Frame 1 (no input): blank canvas, image omitted
Frame 60 (the mouse pressed at the canvas centre just before this capture): blank canvas, image omitted
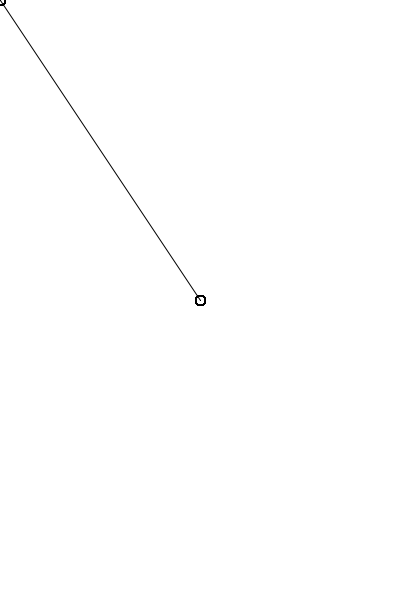
Frame 120 (the mouse held since frame 60 and released just before this capture)

The Processing sketch whose frames 1 and 60 were blank and that drew this single picture after the mouse press (run headless with seeded random() and noise(); from frame 60 on, the mouse is pressed at the canvas centre):

// Processing sketch: ej07a_lapiz
// ── ej07a_lapiz.pde

//EVENTOS de TECLADO y MOUSE (Interactividad)

void setup(){
  size( 400, 600 );
  background( 255 );
  noFill();
  
  //fuerzo frameRate para que sea evidente el error
  frameRate( 5 );
}

void draw(){
  //background( 255 );
  
  //ellipse( width/2, height/2, mouseX, mouseY );
  ellipse( mouseX, mouseY, 10, 10 );
  //the best solution
  //dibujo iuna linea entre la posición actual y la anterior del mouse
  line( mouseX, mouseY, pmouseX, pmouseY );

}
